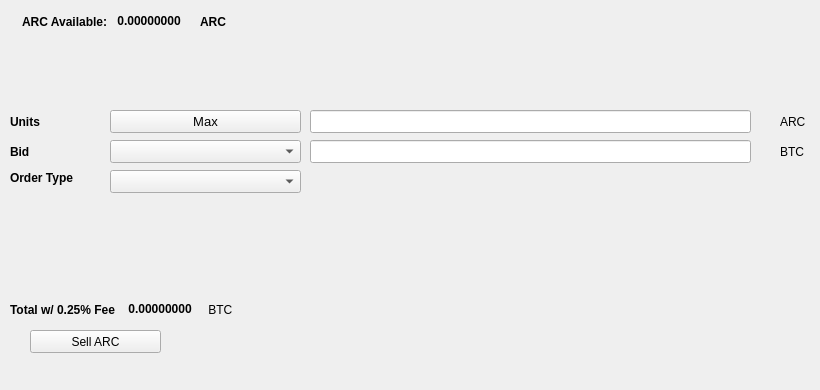
   <widget class="QWidget" name="SellTab">
    <attribute name="title">
     <string>Sell</string>
    </attribute>
    <widget class="QLabel" name="label_16">
     <property name="geometry">
      <rect>
       <x>780</x>
       <y>140</y>
       <width>31</width>
       <height>23</height>
      </rect>
     </property>
     <property name="text">
      <string>BTC</string>
     </property>
    </widget>
    <widget class="QComboBox" name="SellBidcomboBox">
     <property name="geometry">
      <rect>
       <x>110</x>
       <y>140</y>
       <width>191</width>
       <height>23</height>
      </rect>
     </property>
     <property name="font">
      <font>
       <pointsize>10</pointsize>
      </font>
     </property>
    </widget>
    <widget class="QLabel" name="label_18">
     <property name="geometry">
      <rect>
       <x>10</x>
       <y>110</y>
       <width>46</width>
       <height>23</height>
      </rect>
     </property>
     <property name="font">
      <font>
       <weight>75</weight>
       <bold>true</bold>
      </font>
     </property>
     <property name="text">
      <string>Units</string>
     </property>
    </widget>
    <widget class="QPushButton" name="Sell_Max_Amount">
     <property name="geometry">
      <rect>
       <x>110</x>
       <y>110</y>
       <width>191</width>
       <height>23</height>
      </rect>
     </property>
     <property name="font">
      <font>
       <pointsize>10</pointsize>
      </font>
     </property>
     <property name="text">
      <string>Max</string>
     </property>
    </widget>
    <widget class="QLabel" name="label_20">
     <property name="geometry">
      <rect>
       <x>10</x>
       <y>170</y>
       <width>91</width>
       <height>16</height>
      </rect>
     </property>
     <property name="font">
      <font>
       <weight>75</weight>
       <bold>true</bold>
      </font>
     </property>
     <property name="text">
      <string>Order Type</string>
     </property>
    </widget>
    <widget class="QComboBox" name="SellOrdertypeCombo">
     <property name="geometry">
      <rect>
       <x>110</x>
       <y>170</y>
       <width>191</width>
       <height>23</height>
      </rect>
     </property>
     <property name="font">
      <font>
       <pointsize>10</pointsize>
      </font>
     </property>
    </widget>
    <widget class="QLabel" name="label_21">
     <property name="geometry">
      <rect>
       <x>10</x>
       <y>140</y>
       <width>46</width>
       <height>23</height>
      </rect>
     </property>
     <property name="font">
      <font>
       <weight>75</weight>
       <bold>true</bold>
      </font>
     </property>
     <property name="text">
      <string>Bid</string>
     </property>
    </widget>
    <widget class="QLabel" name="label_22">
     <property name="geometry">
      <rect>
       <x>780</x>
       <y>110</y>
       <width>31</width>
       <height>23</height>
      </rect>
     </property>
     <property name="text">
      <string>ARC</string>
     </property>
    </widget>
    <widget class="QLineEdit" name="UnitsInputARC">
     <property name="geometry">
      <rect>
       <x>310</x>
       <y>110</y>
       <width>441</width>
       <height>23</height>
      </rect>
     </property>
     <property name="font">
      <font>
       <pointsize>9</pointsize>
       <weight>75</weight>
       <bold>true</bold>
      </font>
     </property>
    </widget>
    <widget class="QLineEdit" name="SellBidPriceEdit">
     <property name="geometry">
      <rect>
       <x>310</x>
       <y>140</y>
       <width>441</width>
       <height>23</height>
      </rect>
     </property>
     <property name="font">
      <font>
       <pointsize>9</pointsize>
       <weight>75</weight>
       <bold>true</bold>
      </font>
     </property>
    </widget>
    <widget class="QPushButton" name="SellARCBTN">
     <property name="geometry">
      <rect>
       <x>30</x>
       <y>330</y>
       <width>131</width>
       <height>23</height>
      </rect>
     </property>
     <property name="text">
      <string>Sell ARC</string>
     </property>
     <property name="icon">
      <iconset resource="../arepacoin">
       <normaloff>:/icons/bitcoin</normaloff>:/icons/bitcoin</iconset>
     </property>
    </widget>
    <widget class="QWidget" name="layoutWidget3">
     <property name="geometry">
      <rect>
       <x>22</x>
       <y>12</y>
       <width>258</width>
       <height>19</height>
      </rect>
     </property>
     <layout class="QHBoxLayout" name="horizontalLayout">
      <item>
       <widget class="QLabel" name="label232_2">
        <property name="font">
         <font>
          <weight>75</weight>
          <bold>true</bold>
         </font>
        </property>
        <property name="text">
         <string>ARC Available:</string>
        </property>
       </widget>
      </item>
      <item>
       <widget class="QLabel" name="ARCAvailableLabel">
        <property name="palette">
         <palette>
          <active>
           <colorrole role="WindowText">
            <brush brushstyle="SolidPattern">
             <color alpha="255">
              <red>0</red>
              <green>0</green>
              <blue>0</blue>
             </color>
            </brush>
           </colorrole>
           <colorrole role="Button">
            <brush brushstyle="SolidPattern">
             <color alpha="255">
              <red>0</red>
              <green>170</green>
              <blue>0</blue>
             </color>
            </brush>
           </colorrole>
           <colorrole role="Light">
            <brush brushstyle="SolidPattern">
             <color alpha="255">
              <red>0</red>
              <green>255</green>
              <blue>0</blue>
             </color>
            </brush>
           </colorrole>
           <colorrole role="Midlight">
            <brush brushstyle="SolidPattern">
             <color alpha="255">
              <red>0</red>
              <green>212</green>
              <blue>0</blue>
             </color>
            </brush>
           </colorrole>
           <colorrole role="Dark">
            <brush brushstyle="SolidPattern">
             <color alpha="255">
              <red>0</red>
              <green>85</green>
              <blue>0</blue>
             </color>
            </brush>
           </colorrole>
           <colorrole role="Mid">
            <brush brushstyle="SolidPattern">
             <color alpha="255">
              <red>0</red>
              <green>113</green>
              <blue>0</blue>
             </color>
            </brush>
           </colorrole>
           <colorrole role="Text">
            <brush brushstyle="SolidPattern">
             <color alpha="255">
              <red>0</red>
              <green>170</green>
              <blue>0</blue>
             </color>
            </brush>
           </colorrole>
           <colorrole role="BrightText">
            <brush brushstyle="SolidPattern">
             <color alpha="255">
              <red>255</red>
              <green>255</green>
              <blue>255</blue>
             </color>
            </brush>
           </colorrole>
           <colorrole role="ButtonText">
            <brush brushstyle="SolidPattern">
             <color alpha="255">
              <red>0</red>
              <green>0</green>
              <blue>0</blue>
             </color>
            </brush>
           </colorrole>
           <colorrole role="Base">
            <brush brushstyle="SolidPattern">
             <color alpha="255">
              <red>255</red>
              <green>255</green>
              <blue>255</blue>
             </color>
            </brush>
           </colorrole>
           <colorrole role="Window">
            <brush brushstyle="SolidPattern">
             <color alpha="255">
              <red>0</red>
              <green>170</green>
              <blue>0</blue>
             </color>
            </brush>
           </colorrole>
           <colorrole role="Shadow">
            <brush brushstyle="SolidPattern">
             <color alpha="255">
              <red>0</red>
              <green>0</green>
              <blue>0</blue>
             </color>
            </brush>
           </colorrole>
           <colorrole role="AlternateBase">
            <brush brushstyle="SolidPattern">
             <color alpha="255">
              <red>127</red>
              <green>212</green>
              <blue>127</blue>
             </color>
            </brush>
           </colorrole>
           <colorrole role="ToolTipBase">
            <brush brushstyle="SolidPattern">
             <color alpha="255">
              <red>255</red>
              <green>255</green>
              <blue>220</blue>
             </color>
            </brush>
           </colorrole>
           <colorrole role="ToolTipText">
            <brush brushstyle="SolidPattern">
             <color alpha="255">
              <red>0</red>
              <green>0</green>
              <blue>0</blue>
             </color>
            </brush>
           </colorrole>
          </active>
          <inactive>
           <colorrole role="WindowText">
            <brush brushstyle="SolidPattern">
             <color alpha="255">
              <red>0</red>
              <green>0</green>
              <blue>0</blue>
             </color>
            </brush>
           </colorrole>
           <colorrole role="Button">
            <brush brushstyle="SolidPattern">
             <color alpha="255">
              <red>0</red>
              <green>170</green>
              <blue>0</blue>
             </color>
            </brush>
           </colorrole>
           <colorrole role="Light">
            <brush brushstyle="SolidPattern">
             <color alpha="255">
              <red>0</red>
              <green>255</green>
              <blue>0</blue>
             </color>
            </brush>
           </colorrole>
           <colorrole role="Midlight">
            <brush brushstyle="SolidPattern">
             <color alpha="255">
              <red>0</red>
              <green>212</green>
              <blue>0</blue>
             </color>
            </brush>
           </colorrole>
           <colorrole role="Dark">
            <brush brushstyle="SolidPattern">
             <color alpha="255">
              <red>0</red>
              <green>85</green>
              <blue>0</blue>
             </color>
            </brush>
           </colorrole>
           <colorrole role="Mid">
            <brush brushstyle="SolidPattern">
             <color alpha="255">
              <red>0</red>
              <green>113</green>
              <blue>0</blue>
             </color>
            </brush>
           </colorrole>
           <colorrole role="Text">
            <brush brushstyle="SolidPattern">
             <color alpha="255">
              <red>0</red>
              <green>170</green>
              <blue>0</blue>
             </color>
            </brush>
           </colorrole>
           <colorrole role="BrightText">
            <brush brushstyle="SolidPattern">
             <color alpha="255">
              <red>255</red>
              <green>255</green>
              <blue>255</blue>
             </color>
            </brush>
           </colorrole>
           <colorrole role="ButtonText">
            <brush brushstyle="SolidPattern">
             <color alpha="255">
              <red>0</red>
              <green>0</green>
              <blue>0</blue>
             </color>
            </brush>
           </colorrole>
           <colorrole role="Base">
            <brush brushstyle="SolidPattern">
             <color alpha="255">
              <red>255</red>
              <green>255</green>
              <blue>255</blue>
             </color>
            </brush>
           </colorrole>
           <colorrole role="Window">
            <brush brushstyle="SolidPattern">
             <color alpha="255">
              <red>0</red>
              <green>170</green>
              <blue>0</blue>
             </color>
            </brush>
           </colorrole>
           <colorrole role="Shadow">
            <brush brushstyle="SolidPattern">
             <color alpha="255">
              <red>0</red>
              <green>0</green>
              <blue>0</blue>
             </color>
            </brush>
           </colorrole>
           <colorrole role="AlternateBase">
            <brush brushstyle="SolidPattern">
             <color alpha="255">
              <red>127</red>
              <green>212</green>
              <blue>127</blue>
             </color>
            </brush>
           </colorrole>
           <colorrole role="ToolTipBase">
            <brush brushstyle="SolidPattern">
             <color alpha="255">
              <red>255</red>
              <green>255</green>
              <blue>220</blue>
             </color>
            </brush>
           </colorrole>
           <colorrole role="ToolTipText">
            <brush brushstyle="SolidPattern">
             <color alpha="255">
              <red>0</red>
              <green>0</green>
              <blue>0</blue>
             </color>
            </brush>
           </colorrole>
          </inactive>
          <disabled>
           <colorrole role="WindowText">
            <brush brushstyle="SolidPattern">
             <color alpha="255">
              <red>0</red>
              <green>85</green>
              <blue>0</blue>
             </color>
            </brush>
           </colorrole>
           <colorrole role="Button">
            <brush brushstyle="SolidPattern">
             <color alpha="255">
              <red>0</red>
              <green>170</green>
              <blue>0</blue>
             </color>
            </brush>
           </colorrole>
           <colorrole role="Light">
            <brush brushstyle="SolidPattern">
             <color alpha="255">
              <red>0</red>
              <green>255</green>
              <blue>0</blue>
             </color>
            </brush>
           </colorrole>
           <colorrole role="Midlight">
            <brush brushstyle="SolidPattern">
             <color alpha="255">
              <red>0</red>
              <green>212</green>
              <blue>0</blue>
             </color>
            </brush>
           </colorrole>
           <colorrole role="Dark">
            <brush brushstyle="SolidPattern">
             <color alpha="255">
              <red>0</red>
              <green>85</green>
              <blue>0</blue>
             </color>
            </brush>
           </colorrole>
           <colorrole role="Mid">
            <brush brushstyle="SolidPattern">
             <color alpha="255">
              <red>0</red>
              <green>113</green>
              <blue>0</blue>
             </color>
            </brush>
           </colorrole>
           <colorrole role="Text">
            <brush brushstyle="SolidPattern">
             <color alpha="255">
              <red>0</red>
              <green>85</green>
              <blue>0</blue>
             </color>
            </brush>
           </colorrole>
           <colorrole role="BrightText">
            <brush brushstyle="SolidPattern">
             <color alpha="255">
              <red>255</red>
              <green>255</green>
              <blue>255</blue>
             </color>
            </brush>
           </colorrole>
           <colorrole role="ButtonText">
            <brush brushstyle="SolidPattern">
             <color alpha="255">
              <red>0</red>
              <green>85</green>
              <blue>0</blue>
             </color>
            </brush>
           </colorrole>
           <colorrole role="Base">
            <brush brushstyle="SolidPattern">
             <color alpha="255">
              <red>0</red>
              <green>170</green>
              <blue>0</blue>
             </color>
            </brush>
           </colorrole>
           <colorrole role="Window">
            <brush brushstyle="SolidPattern">
             <color alpha="255">
              <red>0</red>
              <green>170</green>
              <blue>0</blue>
             </color>
            </brush>
           </colorrole>
           <colorrole role="Shadow">
            <brush brushstyle="SolidPattern">
             <color alpha="255">
              <red>0</red>
              <green>0</green>
              <blue>0</blue>
             </color>
            </brush>
           </colorrole>
           <colorrole role="AlternateBase">
            <brush brushstyle="SolidPattern">
             <color alpha="255">
              <red>0</red>
              <green>170</green>
              <blue>0</blue>
             </color>
            </brush>
           </colorrole>
           <colorrole role="ToolTipBase">
            <brush brushstyle="SolidPattern">
             <color alpha="255">
              <red>255</red>
              <green>255</green>
              <blue>220</blue>
             </color>
            </brush>
           </colorrole>
           <colorrole role="ToolTipText">
            <brush brushstyle="SolidPattern">
             <color alpha="255">
              <red>0</red>
              <green>0</green>
              <blue>0</blue>
             </color>
            </brush>
           </colorrole>
          </disabled>
         </palette>
        </property>
        <property name="font">
         <font>
          <weight>75</weight>
          <bold>true</bold>
         </font>
        </property>
        <property name="text">
         <string> 0.00000000 </string>
        </property>
        <property name="textInteractionFlags">
         <set>Qt::LinksAccessibleByMouse|Qt::TextSelectableByKeyboard|Qt::TextSelectableByMouse</set>
        </property>
       </widget>
      </item>
      <item>
       <widget class="QLabel" name="labelARC">
        <property name="font">
         <font>
          <weight>75</weight>
          <bold>true</bold>
         </font>
        </property>
        <property name="text">
         <string>ARC</string>
        </property>
       </widget>
      </item>
     </layout>
    </widget>
    <widget class="QWidget" name="layoutWidget">
     <property name="geometry">
      <rect>
       <x>10</x>
       <y>300</y>
       <width>268</width>
       <height>19</height>
      </rect>
     </property>
     <layout class="QHBoxLayout" name="horizontalLayout_2">
      <item>
       <widget class="QLabel" name="label_19">
        <property name="font">
         <font>
          <weight>75</weight>
          <bold>true</bold>
         </font>
        </property>
        <property name="text">
         <string>Total w/ 0.25% Fee </string>
        </property>
       </widget>
      </item>
      <item>
       <widget class="QLabel" name="SellCostLabel">
        <property name="palette">
         <palette>
          <active>
           <colorrole role="WindowText">
            <brush brushstyle="SolidPattern">
             <color alpha="255">
              <red>0</red>
              <green>0</green>
              <blue>0</blue>
             </color>
            </brush>
           </colorrole>
           <colorrole role="Button">
            <brush brushstyle="SolidPattern">
             <color alpha="255">
              <red>0</red>
              <green>170</green>
              <blue>0</blue>
             </color>
            </brush>
           </colorrole>
           <colorrole role="Light">
            <brush brushstyle="SolidPattern">
             <color alpha="255">
              <red>0</red>
              <green>255</green>
              <blue>0</blue>
             </color>
            </brush>
           </colorrole>
           <colorrole role="Midlight">
            <brush brushstyle="SolidPattern">
             <color alpha="255">
              <red>0</red>
              <green>212</green>
              <blue>0</blue>
             </color>
            </brush>
           </colorrole>
           <colorrole role="Dark">
            <brush brushstyle="SolidPattern">
             <color alpha="255">
              <red>0</red>
              <green>85</green>
              <blue>0</blue>
             </color>
            </brush>
           </colorrole>
           <colorrole role="Mid">
            <brush brushstyle="SolidPattern">
             <color alpha="255">
              <red>0</red>
              <green>113</green>
              <blue>0</blue>
             </color>
            </brush>
           </colorrole>
           <colorrole role="Text">
            <brush brushstyle="SolidPattern">
             <color alpha="255">
              <red>0</red>
              <green>170</green>
              <blue>0</blue>
             </color>
            </brush>
           </colorrole>
           <colorrole role="BrightText">
            <brush brushstyle="SolidPattern">
             <color alpha="255">
              <red>255</red>
              <green>255</green>
              <blue>255</blue>
             </color>
            </brush>
           </colorrole>
           <colorrole role="ButtonText">
            <brush brushstyle="SolidPattern">
             <color alpha="255">
              <red>0</red>
              <green>0</green>
              <blue>0</blue>
             </color>
            </brush>
           </colorrole>
           <colorrole role="Base">
            <brush brushstyle="SolidPattern">
             <color alpha="255">
              <red>255</red>
              <green>255</green>
              <blue>255</blue>
             </color>
            </brush>
           </colorrole>
           <colorrole role="Window">
            <brush brushstyle="SolidPattern">
             <color alpha="255">
              <red>0</red>
              <green>170</green>
              <blue>0</blue>
             </color>
            </brush>
           </colorrole>
           <colorrole role="Shadow">
            <brush brushstyle="SolidPattern">
             <color alpha="255">
              <red>0</red>
              <green>0</green>
              <blue>0</blue>
             </color>
            </brush>
           </colorrole>
           <colorrole role="AlternateBase">
            <brush brushstyle="SolidPattern">
             <color alpha="255">
              <red>127</red>
              <green>212</green>
              <blue>127</blue>
             </color>
            </brush>
           </colorrole>
           <colorrole role="ToolTipBase">
            <brush brushstyle="SolidPattern">
             <color alpha="255">
              <red>255</red>
              <green>255</green>
              <blue>220</blue>
             </color>
            </brush>
           </colorrole>
           <colorrole role="ToolTipText">
            <brush brushstyle="SolidPattern">
             <color alpha="255">
              <red>0</red>
              <green>0</green>
              <blue>0</blue>
             </color>
            </brush>
           </colorrole>
          </active>
          <inactive>
           <colorrole role="WindowText">
            <brush brushstyle="SolidPattern">
             <color alpha="255">
              <red>0</red>
              <green>0</green>
              <blue>0</blue>
             </color>
            </brush>
           </colorrole>
           <colorrole role="Button">
            <brush brushstyle="SolidPattern">
             <color alpha="255">
              <red>0</red>
              <green>170</green>
              <blue>0</blue>
             </color>
            </brush>
           </colorrole>
           <colorrole role="Light">
            <brush brushstyle="SolidPattern">
             <color alpha="255">
              <red>0</red>
              <green>255</green>
              <blue>0</blue>
             </color>
            </brush>
           </colorrole>
           <colorrole role="Midlight">
            <brush brushstyle="SolidPattern">
             <color alpha="255">
              <red>0</red>
              <green>212</green>
              <blue>0</blue>
             </color>
            </brush>
           </colorrole>
           <colorrole role="Dark">
            <brush brushstyle="SolidPattern">
             <color alpha="255">
              <red>0</red>
              <green>85</green>
              <blue>0</blue>
             </color>
            </brush>
           </colorrole>
           <colorrole role="Mid">
            <brush brushstyle="SolidPattern">
             <color alpha="255">
              <red>0</red>
              <green>113</green>
              <blue>0</blue>
             </color>
            </brush>
           </colorrole>
           <colorrole role="Text">
            <brush brushstyle="SolidPattern">
             <color alpha="255">
              <red>0</red>
              <green>170</green>
              <blue>0</blue>
             </color>
            </brush>
           </colorrole>
           <colorrole role="BrightText">
            <brush brushstyle="SolidPattern">
             <color alpha="255">
              <red>255</red>
              <green>255</green>
              <blue>255</blue>
             </color>
            </brush>
           </colorrole>
           <colorrole role="ButtonText">
            <brush brushstyle="SolidPattern">
             <color alpha="255">
              <red>0</red>
              <green>0</green>
              <blue>0</blue>
             </color>
            </brush>
           </colorrole>
           <colorrole role="Base">
            <brush brushstyle="SolidPattern">
             <color alpha="255">
              <red>255</red>
              <green>255</green>
              <blue>255</blue>
             </color>
            </brush>
           </colorrole>
           <colorrole role="Window">
            <brush brushstyle="SolidPattern">
             <color alpha="255">
              <red>0</red>
              <green>170</green>
              <blue>0</blue>
             </color>
            </brush>
           </colorrole>
           <colorrole role="Shadow">
            <brush brushstyle="SolidPattern">
             <color alpha="255">
              <red>0</red>
              <green>0</green>
              <blue>0</blue>
             </color>
            </brush>
           </colorrole>
           <colorrole role="AlternateBase">
            <brush brushstyle="SolidPattern">
             <color alpha="255">
              <red>127</red>
              <green>212</green>
              <blue>127</blue>
             </color>
            </brush>
           </colorrole>
           <colorrole role="ToolTipBase">
            <brush brushstyle="SolidPattern">
             <color alpha="255">
              <red>255</red>
              <green>255</green>
              <blue>220</blue>
             </color>
            </brush>
           </colorrole>
           <colorrole role="ToolTipText">
            <brush brushstyle="SolidPattern">
             <color alpha="255">
              <red>0</red>
              <green>0</green>
              <blue>0</blue>
             </color>
            </brush>
           </colorrole>
          </inactive>
          <disabled>
           <colorrole role="WindowText">
            <brush brushstyle="SolidPattern">
             <color alpha="255">
              <red>0</red>
              <green>85</green>
              <blue>0</blue>
             </color>
            </brush>
           </colorrole>
           <colorrole role="Button">
            <brush brushstyle="SolidPattern">
             <color alpha="255">
              <red>0</red>
              <green>170</green>
              <blue>0</blue>
             </color>
            </brush>
           </colorrole>
           <colorrole role="Light">
            <brush brushstyle="SolidPattern">
             <color alpha="255">
              <red>0</red>
              <green>255</green>
              <blue>0</blue>
             </color>
            </brush>
           </colorrole>
           <colorrole role="Midlight">
            <brush brushstyle="SolidPattern">
             <color alpha="255">
              <red>0</red>
              <green>212</green>
              <blue>0</blue>
             </color>
            </brush>
           </colorrole>
           <colorrole role="Dark">
            <brush brushstyle="SolidPattern">
             <color alpha="255">
              <red>0</red>
              <green>85</green>
              <blue>0</blue>
             </color>
            </brush>
           </colorrole>
           <colorrole role="Mid">
            <brush brushstyle="SolidPattern">
             <color alpha="255">
              <red>0</red>
              <green>113</green>
              <blue>0</blue>
             </color>
            </brush>
           </colorrole>
           <colorrole role="Text">
            <brush brushstyle="SolidPattern">
             <color alpha="255">
              <red>0</red>
              <green>85</green>
              <blue>0</blue>
             </color>
            </brush>
           </colorrole>
           <colorrole role="BrightText">
            <brush brushstyle="SolidPattern">
             <color alpha="255">
              <red>255</red>
              <green>255</green>
              <blue>255</blue>
             </color>
            </brush>
           </colorrole>
           <colorrole role="ButtonText">
            <brush brushstyle="SolidPattern">
             <color alpha="255">
              <red>0</red>
              <green>85</green>
              <blue>0</blue>
             </color>
            </brush>
           </colorrole>
           <colorrole role="Base">
            <brush brushstyle="SolidPattern">
             <color alpha="255">
              <red>0</red>
              <green>170</green>
              <blue>0</blue>
             </color>
            </brush>
           </colorrole>
           <colorrole role="Window">
            <brush brushstyle="SolidPattern">
             <color alpha="255">
              <red>0</red>
              <green>170</green>
              <blue>0</blue>
             </color>
            </brush>
           </colorrole>
           <colorrole role="Shadow">
            <brush brushstyle="SolidPattern">
             <color alpha="255">
              <red>0</red>
              <green>0</green>
              <blue>0</blue>
             </color>
            </brush>
           </colorrole>
           <colorrole role="AlternateBase">
            <brush brushstyle="SolidPattern">
             <color alpha="255">
              <red>0</red>
              <green>170</green>
              <blue>0</blue>
             </color>
            </brush>
           </colorrole>
           <colorrole role="ToolTipBase">
            <brush brushstyle="SolidPattern">
             <color alpha="255">
              <red>255</red>
              <green>255</green>
              <blue>220</blue>
             </color>
            </brush>
           </colorrole>
           <colorrole role="ToolTipText">
            <brush brushstyle="SolidPattern">
             <color alpha="255">
              <red>0</red>
              <green>0</green>
              <blue>0</blue>
             </color>
            </brush>
           </colorrole>
          </disabled>
         </palette>
        </property>
        <property name="font">
         <font>
          <weight>75</weight>
          <bold>true</bold>
         </font>
        </property>
        <property name="autoFillBackground">
         <bool>false</bool>
        </property>
        <property name="text">
         <string> 0.00000000</string>
        </property>
        <property name="textInteractionFlags">
         <set>Qt::LinksAccessibleByMouse|Qt::TextSelectableByMouse</set>
        </property>
       </widget>
      </item>
      <item>
       <widget class="QLabel" name="label_17">
        <property name="font">
         <font>
          <weight>50</weight>
          <bold>false</bold>
         </font>
        </property>
        <property name="text">
         <string> BTC</string>
        </property>
       </widget>
      </item>
     </layout>
    </widget>
    <widget class="QLabel" name="label_23">
     <property name="geometry">
      <rect>
       <x>460</x>
       <y>300</y>
       <width>281</width>
       <height>81</height>
      </rect>
     </property>
     <property name="text">
      <string/>
     </property>
     <property name="pixmap">
      <pixmap>:/images/bittrex</pixmap>
     </property>
    </widget>
   </widget>
